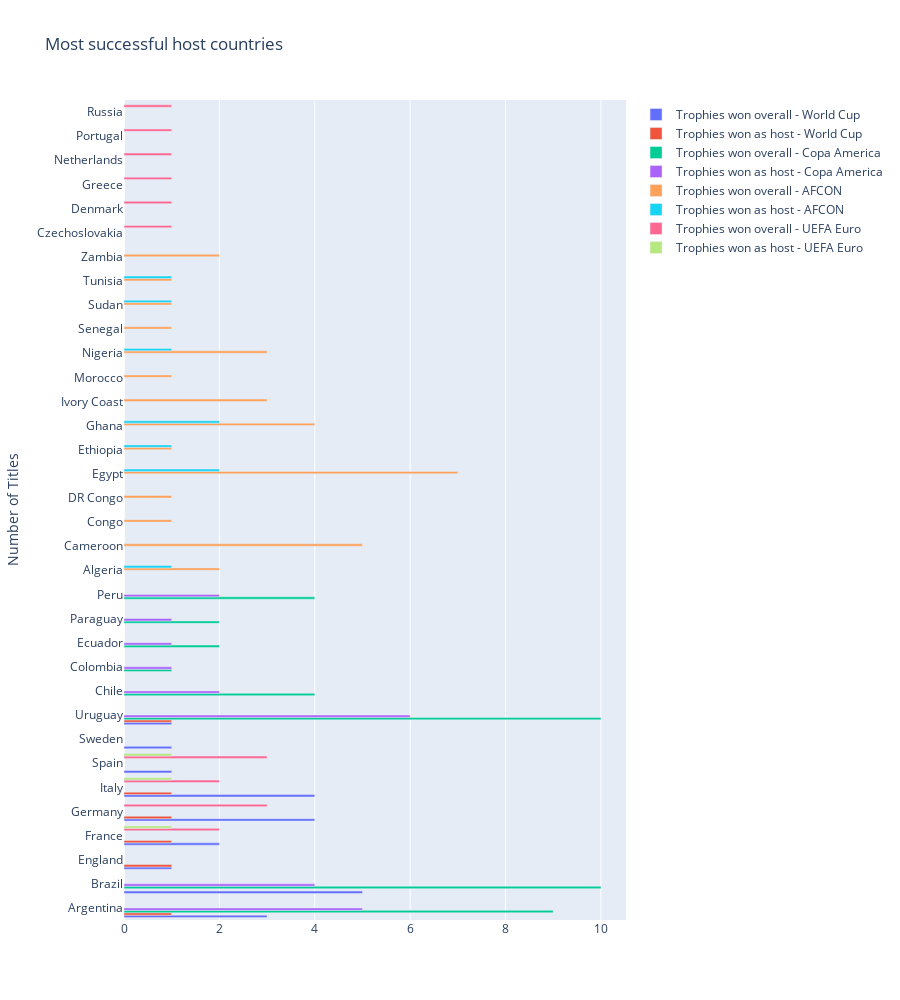

Notebook code cell kept with this figure:
### Code cell
import plotly.graph_objs as go
import plotly.offline as pyo

# Create a single plot with horizontal bar subplots
fig_host_trophies = go.Figure()

# Add horizontal bar plots to the single plot
fig_host_trophies.add_trace(go.Bar(y=world_cup_champions_df['Winner'], x=world_cup_champions_df['Trophies won overall'], orientation='h', name='Trophies won overall - World Cup'))
fig_host_trophies.add_trace(go.Bar(y=world_cup_champions_df['Winner'], x=world_cup_champions_df['Trophies won as host'], orientation='h', name='Trophies won as host - World Cup'))
fig_host_trophies.add_trace(go.Bar(y=copa_america_champions_df['Winner'], x=copa_america_champions_df['Trophies won overall'], orientation='h', name='Trophies won overall - Copa America'))
fig_host_trophies.add_trace(go.Bar(y=copa_america_champions_df['Winner'], x=copa_america_champions_df['Trophies won as host'], orientation='h', name='Trophies won as host - Copa America'))
fig_host_trophies.add_trace(go.Bar(y=afcon_champions_df['Winner'], x=afcon_champions_df['Trophies won overall'], orientation='h', name='Trophies won overall - AFCON'))
fig_host_trophies.add_trace(go.Bar(y=afcon_champions_df['Winner'], x=afcon_champions_df['Trophies won as host'], orientation='h', name='Trophies won as host - AFCON'))
fig_host_trophies.add_trace(go.Bar(y=euros_champions_df['Winner'], x=euros_champions_df['Trophies won overall'], orientation='h', name='Trophies won overall - UEFA Euro'))
fig_host_trophies.add_trace(go.Bar(y=euros_champions_df['Winner'], x=euros_champions_df['Trophies won as host'], orientation='h', name='Trophies won as host - UEFA Euro'))

# Update layout settings
fig_host_trophies.update_layout(title='Most successful host countries', barmode='group', yaxis_title='Number of Titles')

# Set a taller height for the plot
fig_host_trophies.update_layout(height=1000)

# Show the plot
pyo.iplot(fig_host_trophies)

### Figure 1 — Plotly figure (JSON) as saved in the notebook; plotly's stock layout.template omitted (floating-point values rounded to 4 significant figures)
{"data": [{"name": "Trophies won overall - World Cup", "orientation": "h", "type": "bar", "x": [3, 5, 1, 2, 4, 4, 1, 1, 1], "y": ["Argentina", "Brazil", "England", "France", "Germany", "Italy", "Spain", "Sweden", "Uruguay"]}, {"name": "Trophies won as host - World Cup", "orientation": "h", "type": "bar", "x": [1, 0, 1, 1, 1, 1, 0, 0, 1], "y": ["Argentina", "Brazil", "England", "France", "Germany", "Italy", "Spain", "Sweden", "Uruguay"]}, {"name": "Trophies won overall - Copa America", "orientation": "h", "type": "bar", "x": [9, 10, 4, 1, 2, 2, 4, 10], "y": ["Argentina", "Brazil", "Chile", "Colombia", "Ecuador", "Paraguay", "Peru", "Uruguay"]}, {"name": "Trophies won as host - Copa America", "orientation": "h", "type": "bar", "x": [5, 4, 2, 1, 1, 1, 2, 6], "y": ["Argentina", "Brazil", "Chile", "Colombia", "Ecuador", "Paraguay", "Peru", "Uruguay"]}, {"name": "Trophies won overall - AFCON", "orientation": "h", "type": "bar", "x": [2, 5, 1, 1, 7, 1, 4, 3, 1, 3, 1, 1, 1, 2], "y": ["Algeria", "Cameroon", "Congo", "DR Congo", "Egypt", "Ethiopia", "Ghana", "Ivory Coast", "Morocco", "Nigeria", "Senegal", "Sudan", "Tunisia", "Zambia"]}, {"name": "Trophies won as host - AFCON", "orientation": "h", "type": "bar", "x": [1, 0, 0, 0, 2, 1, 2, 0, 0, 1, 0, 1, 1, 0], "y": ["Algeria", "Cameroon", "Congo", "DR Congo", "Egypt", "Ethiopia", "Ghana", "Ivory Coast", "Morocco", "Nigeria", "Senegal", "Sudan", "Tunisia", "Zambia"]}, {"name": "Trophies won overall - UEFA Euro", "orientation": "h", "type": "bar", "x": [1, 1, 2, 3, 1, 2, 1, 1, 1, 3], "y": ["Czechoslovakia", "Denmark", "France", "Germany", "Greece", "Italy", "Netherlands", "Portugal", "Russia", "Spain"]}, {"name": "Trophies won as host - UEFA Euro", "orientation": "h", "type": "bar", "x": [0, 0, 1, 0, 0, 1, 0, 0, 0, 1], "y": ["Czechoslovakia", "Denmark", "France", "Germany", "Greece", "Italy", "Netherlands", "Portugal", "Russia", "Spain"]}], "layout": {"barmode": "group", "height": 1000, "title": {"text": "Most successful host countries"}, "yaxis": {"title": {"text": "Number of Titles"}}}}
